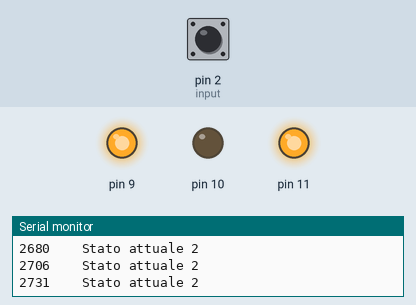
Bench run of a sketch on a simulated Arduino Uno, built with avr-gcc and run on an emulated ATmega328P. Shown: output pins drawn as LEDs (lit = HIGH), the last lines printed to the serial monitor. The inputs (shaded band) are chosen by the test bench; at power-on: pin 2 (input) HIGH.

Above: at 2.8 s.
2.9 s: pin 2 (input) pulled LOW for 0.15 s
At 3.7 s:
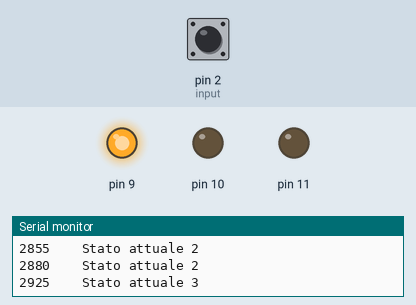
At 5.1 s:
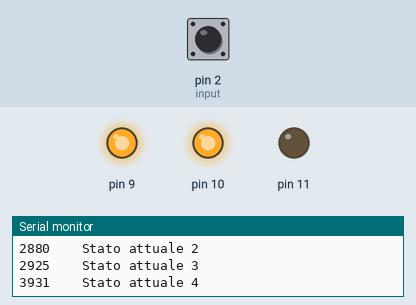
6.0 s: pin 2 (input) pulled LOW for 3.2 s
Timing chart, 0 to 14.5 s (numbered marks = the images above; inputs shaded):
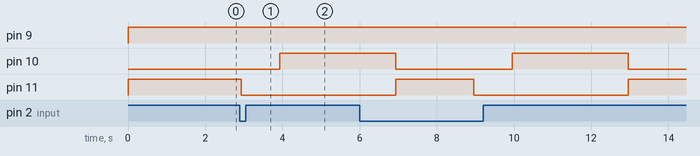

Measured:
- after the input at 2.9 s, pin 10: LOW → HIGH after 1.0 s; pin 11: HIGH → LOW at once

The sketch:

semaforo_2_1_stimolo.ino
```cpp
/*
   Semaforo RGB

   Un singolo semaforo costruito col paradigma delle macchine a stato.
   Viene utilizzato un oggetto della libreria common per gestire il LED.

   Uno stimolo esterno rappresentato dalla pressione di un bottone
   causa il passaggio di stato.

- Schema per un led RGB: https://lab.piffa.net/schemi/rgb.jpg
- Schema per un bottone: https://www.arduino.cc/en/uploads/Tutorial/inputPullupButton.png
   */

#include <common.h>
const byte input = 2; // PIN del bottone
const int pausa = 3000;
enum states_available { // Stati della FMS
    turn_green,    // Dinamico, transizione
    green,         // Statico
    wait_button,   // Evento - Stimolo
    turn_red,      // Dinamico, transizione
    red            // Statico
};

states_available state  ;


void setup() {
  pinMode(input, INPUT_PULLUP);
  Serial.begin(9600);
  Serial.flush();
}

RGBLed led(11, 10, 9); //Istanziamo un oggetto led facente parte
                       // della classe RGBLed

void loop() {
switch (state) {
    case turn_green :
    led.Green();
    state = green ; // Setta il prossimo state
    break;

    case green:
    delay(pausa * 2/3);
    state = wait_button ;
    break;

    case wait_button:
    if (digitalRead(input) == LOW) {
    state = turn_red ; // Il passaggio di stato avviene alla pressione di un bottone
    delay(20);
    };
    break;

    case turn_red :
    led.Yellow();
    delay(pausa/3);
    state = red ;
    break;

    case red :
    led.Red();
    delay(pausa);
    state = turn_green ;
    break;

    default:    // In caso di default si fa giallo lampeggiante
    led.Yellow();
    delay(pausa/3);
    led.Off();
    delay(pausa/3);
    break;

}
Serial.print(millis());
Serial.print(" \t Stato attuale ");
Serial.println(state);

}

/* Domande:
 1. Introdurre una memoria nello stato green che tenga traccia della pressione del bottone per lo stato successivo.
 2. Introdurre un secondo semaforo che cambia stato quando viene attivato
    lo stimolo.
 3. L'uso di delay() puo' essere limitativo: come rimediare?
.
.
.
.
.
.
.
.
.
.
  Soluzioni
1. Vedi sketch: semaforo_rgb
3. Si potrebbe utilizzare un interrupt per gli stimoli oppure millis()
   per gestire le pause.
 */
```
